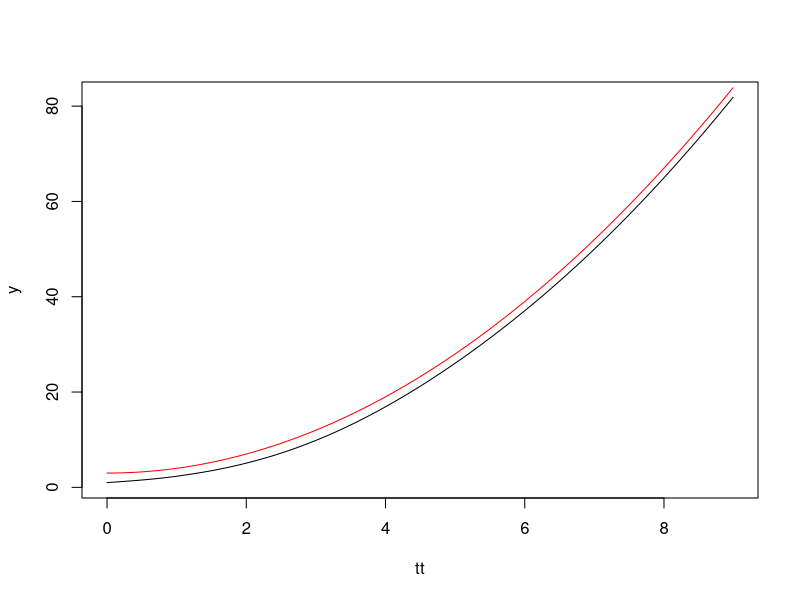

Here is the R script that generated this plot:
# y' = t^2 + 2 - y(t-1)
# solucion:
# f(t) = t^2 + 1
#

del1 = .001
n = 1/del1

nn = 10*n-(10-1)

y = rep(0, nn)
y[1:n] = 1

y1 = y[n]
for (i in (n+1):nn){
   y2 = y1 + del1 * (((i-n)*del1)^2 + 2 - y[i-n])
   y1 = y2
   y[i] = y1
}
y = y[n:nn]
ny = length(y)
tt =  del1 * 0:(ny-1)

print(length(y))

print(length(tt))

plot(tt, y, type='l')

yt = tt^2 + 1

points(tt, yt+2, type='l', col='red')
